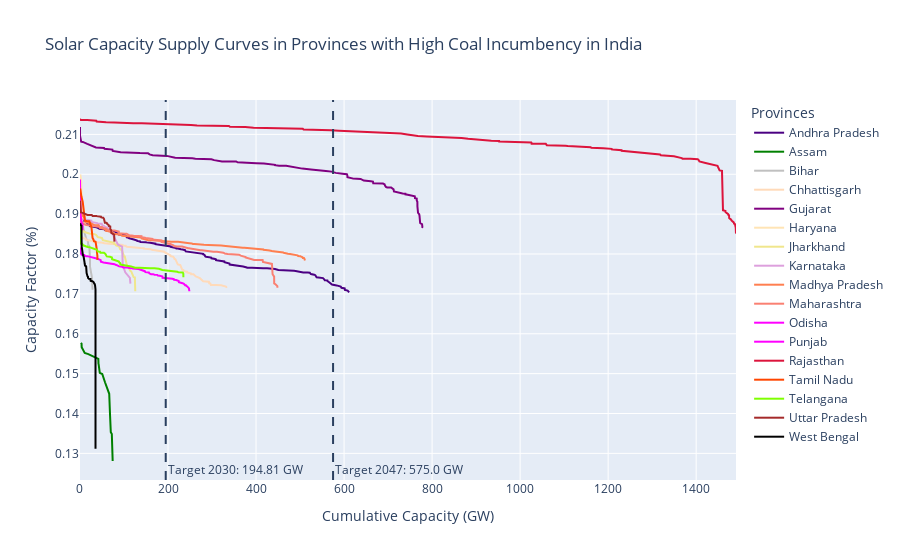

The code cell stored with this chart in its notebook:
### Markdown cell above
### Solar

### Code cell
high_solar_dfs = batch_figures(combine_solar_high, 'solar', 'High', solar_t_30, solar_t_47, state_legend, grid=True)
